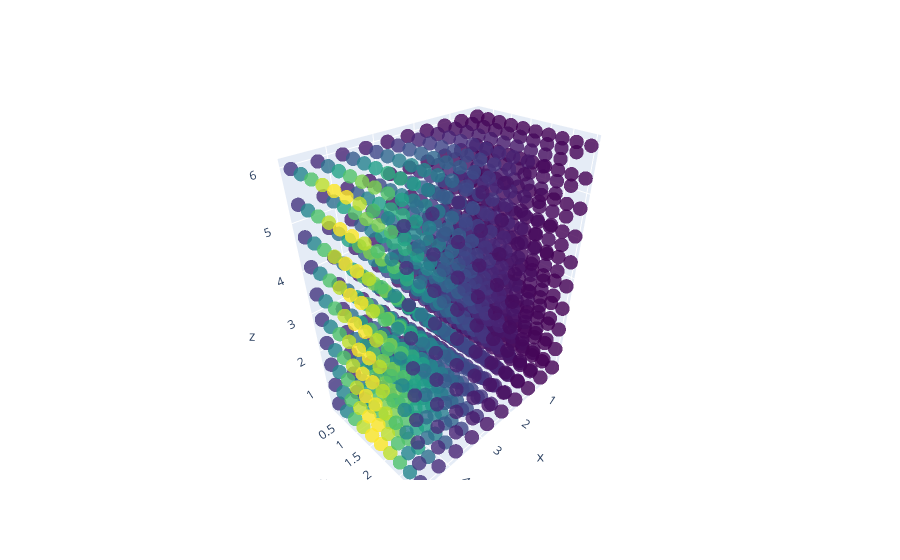

Notebook code for this chart:
### Code cell
from qutree import *
import autograd.numpy as np
from autograd import jacobian
from functools import partial

def x(q):
    r = q[0]
    theta = q[1]
    phi = q[2]
    x1 = r*np.sin(theta)*np.cos(phi)
    x2 = r*np.sin(theta)*np.sin(phi)
    x3 = r*np.cos(theta)
    return np.array([x1, x2, x3])

# Calculate the derivative of x(q) using autograd

def T_ij(q, i, j, x):
    J = jacobian(x)
    G = J(q).T @ J(q)
    g = np.sqrt(np.linalg.det(G))
    return G[i, j] * g

# compression of element with tn
r = 1
N = 10
i = 0
j = 0

# for an element
T = partial(T_ij, i = i, j = j, x = x)
O = Objective(T, [linspace(0, 5, N), linspace(0, np.pi, N), linspace(0, 2*np.pi, N)])
G = balanced_tree(3, r, N)
G = tn_grid(G, O.linspace)
Gopt, df = ttnopt(G, O, nsweep = 5)
fig = grid_animation(df)
F = tn_to_tensor(Gopt)

q1 = Grid(linspace(0, 5, N), [0])
q2 = Grid(linspace(0, np.pi, N), [1])
q3 = Grid(linspace(0, 2*np.pi, N), [2])
q123 = q1 @ q2 @ q3
Fref = q123.evaluate(O.Err)
print('rel Error: ', np.linalg.norm(F - Fref) / np.linalg.norm(Fref+1e-1))
print('abs Error / Ngrid: ', np.linalg.norm(F - Fref) / N**3)
print(np.max(np.abs(F)))
print(np.max(np.abs(Fref)))

x123 = q123.evaluate(x)
fig = go.Figure(data=[go.Scatter3d(x=q123.grid[:, 0], y=q123.grid[:, 1], z=q123.grid[:, 2], mode='markers', marker=dict(size=5, color=F, colorscale='Viridis', opacity=0.8))])
#fig = go.Figure(data=[go.Scatter3d(x=x123[:, 0], y=x123[:, 1], z=x123[:, 2], mode='markers', marker=dict(size=5, color=Fref, colorscale='Viridis', opacity=0.8))])
fig.show()

### Figure 1 — Plotly figure (JSON) as saved in the notebook; plotly's stock layout.template omitted (floating-point values rounded to 4 significant figures; data arrays with more than 128 entries replaced by an {"elided": "..."} marker saying what was removed)
{"data": [{"marker": {"color": {"elided": "1000 float values"}, "colorscale": [[0, "#440154"], [0.1111, "#482878"], [0.2222, "#3e4989"], [0.3333, "#31688e"], [0.4444, "#26828e"], [0.5556, "#1f9e89"], [0.6667, "#35b779"], [0.7778, "#6ece58"], [0.8889, "#b5de2b"], [1, "#fde725"]], "opacity": 0.8, "size": 5}, "mode": "markers", "type": "scatter3d", "x": {"elided": "1000 float values"}, "y": {"elided": "1000 float values"}, "z": {"elided": "1000 float values"}}], "layout": {}}
